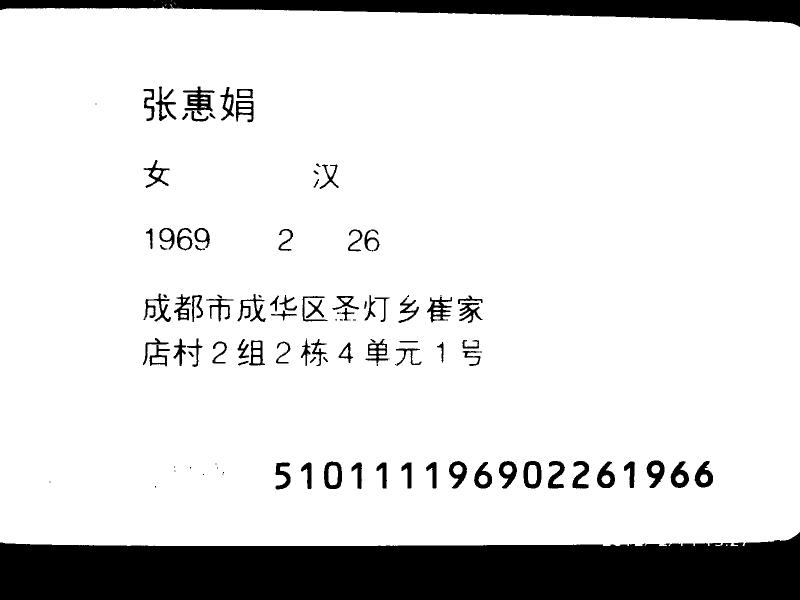
#> input picture tmp/test7.png, 1600 x 1200 px, given in place of test7.jpg, which was not available (shown at 1/2 size)
$ python run_test.py   (Python 2 division)
#> lines starting #> are read from the running program, lines starting #| are printed output that depends on the picture; after the words box and inside, x2 and y2 are one past the last pixel; in counts of white or black regions, pixels touching at a corner belong together; pictures that were not available may be replaced by others from this repository, and a replacement may not be noted
### process_pic.py
#coding:utf-8
import cv2
import numpy as np
from matplotlib import pyplot as plt
import os

def equalizeHist():
    pass

def readimg(dir):
    img = cv2.imread(dir)
    return img

def face_detect(img):
    face_cascade = cv2.CascadeClassifier('haarcascade_frontalface_default.xml')
    #eye_cascade = cv2.CascadeClassifier('haarcascade_eye.xml')
    #up_casade = cv2.CascadeClassifier('haarcascade_upperbody.xml')

    gray = cv2.cvtColor(img, cv2.COLOR_BGR2GRAY)
    faces = face_cascade.detectMultiScale(gray, 1.3, 5)
    for (x, y, w, h) in faces:
        # cv2.rectangle(img, (int(x*0.92), int(y*0.4)), (int((x + w)*1.2), int((y + h)*1.25)), (255, 0, 0), 2)
        xb = int(x * 0.94)
        xe = int((x + w) * 1.2)
        yb = int(y * 0.4)
        ye = int((y + h) * 1.25)
        ylen = len(img)
        xlen = len(img[0])
        for j in range(yb, ye):
            if j >= len(img):
                break
            for i in range(xb, xe):
                if i >= len(img[0]):
                    break
                img[j][i] = [255, 255, 255]

    return img

# [35 lines left out: functions arg_blue, color_filt, color_filt1, not called in this run]

def color_filt3(img):
    imgHsv = cv2.cvtColor(img, cv2.COLOR_BGR2HSV)
    for i in range(0,len(img)):
        for j in range(0,len(img)):
            one = img[i][j]
            hone = imgHsv[i][j]
            if hone[2]>90 and hone[1]>100 and hone[2]>100:
                one[1] =255
                one[2] =255
                one[0] = 255
    return img

# [9 lines left out: function color_filt2, not called in this run]

def erode_test(img):
    kernel = cv2.getStructuringElement(cv2.MORPH_RECT, (2, 2))

    eroded = cv2.erode(img, kernel)
    return eroded

def two_value_pro(img,pic_name):
    x = 114
    y = 255
    #pic_name = str(dir).split('/')[-1].split('.')[0]
    #img = cv2.imread(dir)

    #img = color_filt(img)
    GrayImage = cv2.cvtColor(img, cv2.COLOR_BGR2GRAY)
    ret, thresh1 = cv2.threshold(GrayImage, x, y, cv2.THRESH_BINARY)
    thresh1 = erode_test(thresh1)
    if not os.path.exists('tmp'):
        os.makedirs('tmp')
    cv2.imwrite('tmp/'+pic_name+'.png',thresh1,[int(cv2.IMWRITE_PNG_COMPRESSION), 0])
    return 0

# [7 lines left out: function fazjo_compute, not called in this run]

### run_test.py
#coding:utf-8
import os
import copy
import sys
from process_pic import *
from chi_code import *

_in_dir = 'F:/tesseract/tu/'
def recognize_word(pic_dir):
    save_dir = 'result'
    pic_name = pic_dir.split('/')[-1].split('.')[0]
    pic_dir = pic_dir.split('.')[0]+'.png'
    if not os.path.exists(save_dir):
        os.makedirs(save_dir)
    cmd = 'tesseract '+pic_dir+' '+save_dir+'/'+pic_name+ ' -l chi_sim'
    print cmd
    os.system(cmd)

def standard_pro(item):
    word = open('result/'+item+'.txt')
    all_words =word.readlines()
    #p_words = copy.deepcopy()
    count = 0
    pro_words = []
    for i in range(0,len(all_words)):
        now_tmp = all_words[i].decode('utf-8')
        chang = len(now_tmp)
        now_tmp = list(now_tmp)
        new_t = []
        last_word = None
        for j in range(0,len(now_tmp)):
            if  is_other(now_tmp[j]) and now_tmp[j]!=u' ':
                pass
            else:
                if now_tmp[j] == u' ':
                    if last_word != u' ':
                        new_t += now_tmp[j]
                else:
                    new_t += now_tmp[j]
            if len(new_t)>0:
                last_word = new_t[len(new_t)-1]
        if len(new_t)>1:
            pro_words.append(new_t)
    word.close()

    for line in pro_words:
        for one in line:
            print one,
        print ' '
    return pro_words

def test():
    #code = sys.getd
    item = 'test7.jpg'
    pic_name = item.split('.')[0]
    img =readimg(_in_dir+item)
#> in readimg, img is the input picture: shape (1200, 1600, 3); 86.5% white; 117 black regions (29 under 20 px), largest, box (x1, y1, x2, y2) and area: (0, 1064, 1600, 1200) 176343, (0, 0, 1600, 54) 42141, (366, 173, 429, 231) 1543
    img = face_detect(img)
#> in face_detect, `faces = face_cascade.detectMultiScale(gray, 1.3, 5)`: faces = ()
    #min1,arg = arg_blue(img)
    img = color_filt3(img)
#> in color_filt3, `imgHsv = cv2.cvtColor(img, cv2.COLOR_BGR2HSV)`: imgHsv: shape (1200, 1600, 3); mean H, S, V 0, 0, 220.6

    two_value_pro(img,pic_name)
#> in two_value_pro, `ret, thresh1 = cv2.threshold(GrayImage, x, y, cv2.THRESH_BINARY)`: ret = 114
#> in erode_test, `eroded = cv2.erode(img, kernel)`:
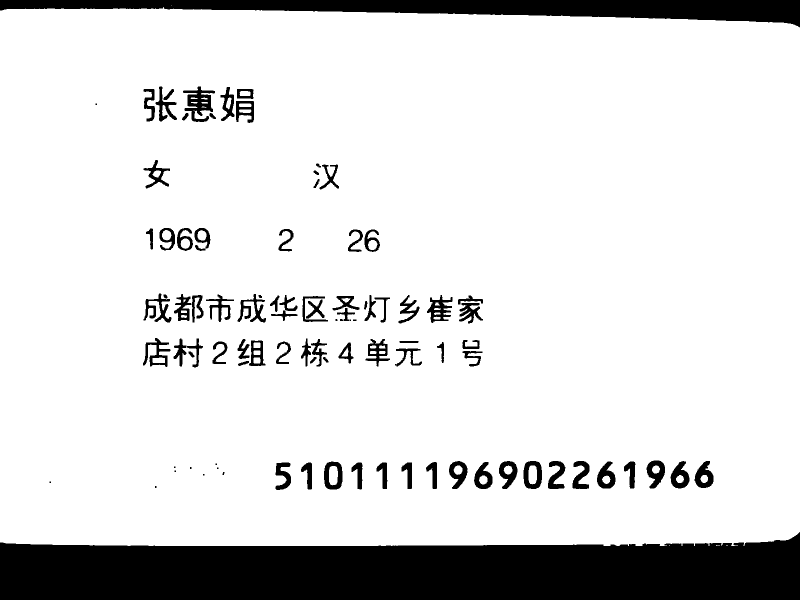
#> eroded: shape (1200, 1600) (shown at 1/2 size); 85.9% white; 96 black regions (12 under 20 px), largest, box (x1, y1, x2, y2) and area: (0, 1064, 1600, 1200) 176484, (0, 0, 1600, 55) 43840, (366, 173, 430, 244) 2146

    recognize_word('tmp/'+item)
    pro_words = standard_pro(item.split('.')[0])
    out = open('result/'+item.split('.')[0]+'.txt','wb')
    for line in pro_words:
        for one in line:
            out.write(one.encode('utf-8'))
        out.write('\n')

#> (the run stopped early here; a loop or call above may not have finished)

$ run again, with tmp/test1.png copied over tmp/test7.png
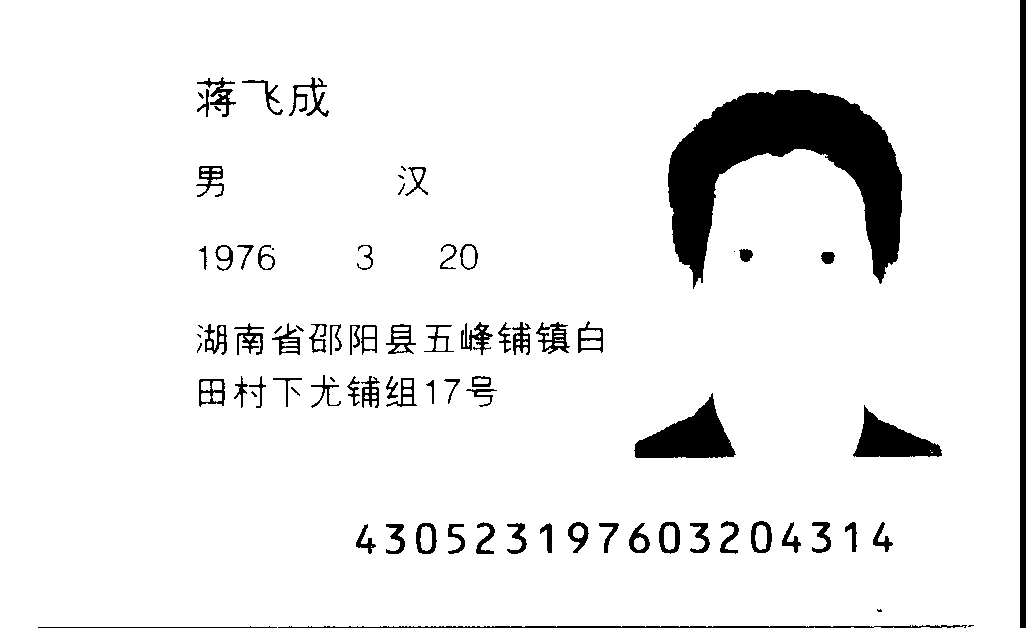
#> input picture tmp/test1.png, 1026 x 628 px, given in place of test7.jpg, which was not available
#> in readimg, img is the input picture: shape (628, 1026, 3); 93.1% white; 83 black regions (13 under 20 px), largest, box (x1, y1, x2, y2) and area: (668, 90, 902, 289) 20166, (1020, 0, 1026, 628) 3768, (634, 393, 736, 458) 3346
#> faces = ()
#> imgHsv: shape (628, 1026, 3); mean H, S, V 0, 0, 237.4
#> ret = 114
#> in erode_test, `eroded = cv2.erode(img, kernel)`:
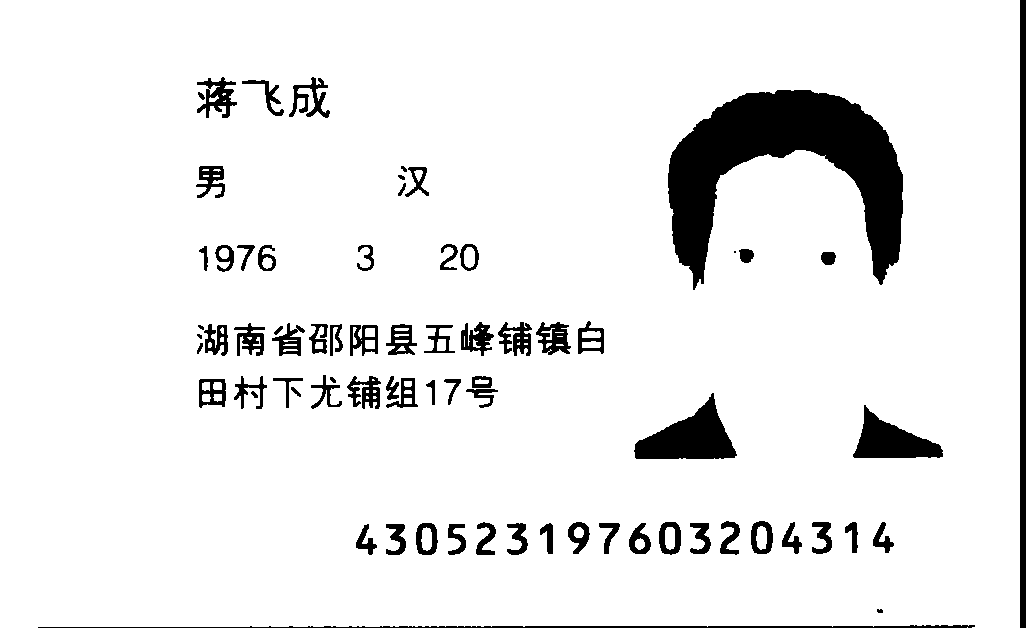
#> eroded: shape (628, 1026); 92.1% white; 73 black regions (3 under 20 px), largest, box (x1, y1, x2, y2) and area: (668, 90, 903, 290) 20779, (1020, 0, 1026, 628) 3768, (634, 393, 737, 459) 3523

$ run again, with tmp/test2.png copied over tmp/test7.png
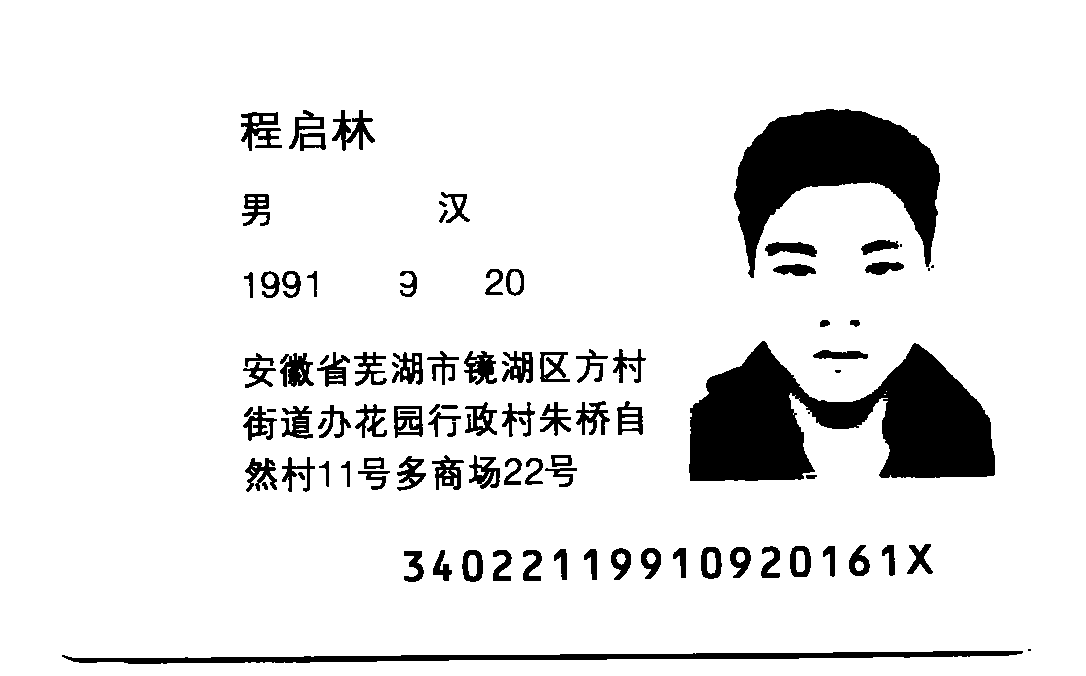
#> input picture tmp/test2.png, 1086 x 676 px, given in place of test7.jpg, which was not available
#> in readimg, img is the input picture: shape (676, 1086, 3); 89.9% white; 99 black regions (5 under 20 px), largest, box (x1, y1, x2, y2) and area: (689, 341, 995, 481) 25348, (734, 109, 940, 278) 16512, (62, 651, 1023, 664) 5190
#> faces = [[722, 174, 229, 229]]
#> the loop in face_detect, `for (x, y, w, h) in faces:` made 1 pass
#> (x, y, w, h, xb, xe, yb, ye) on pass 1: (722, 174, 229, 229, 678, 1141, 69, 503)
#> after the loop in face_detect, `for (x, y, w, h) in faces:`:
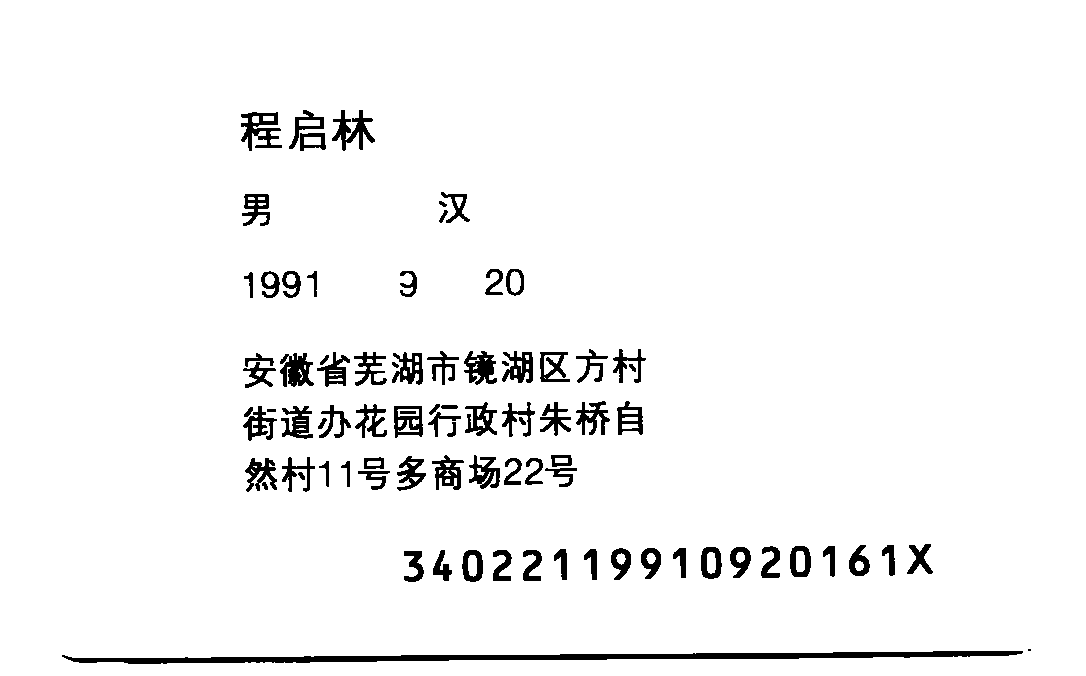
#> img: shape (676, 1086, 3); 95.9% white; 85 black regions (1 under 20 px), largest, box (x1, y1, x2, y2) and area: (62, 651, 1023, 664) 5190, (241, 112, 282, 151) 788, (280, 353, 314, 387) 734
#> imgHsv: shape (676, 1086, 3); mean H, S, V 0, 0, 244.5
#> ret = 114
#> in erode_test, `eroded = cv2.erode(img, kernel)`:
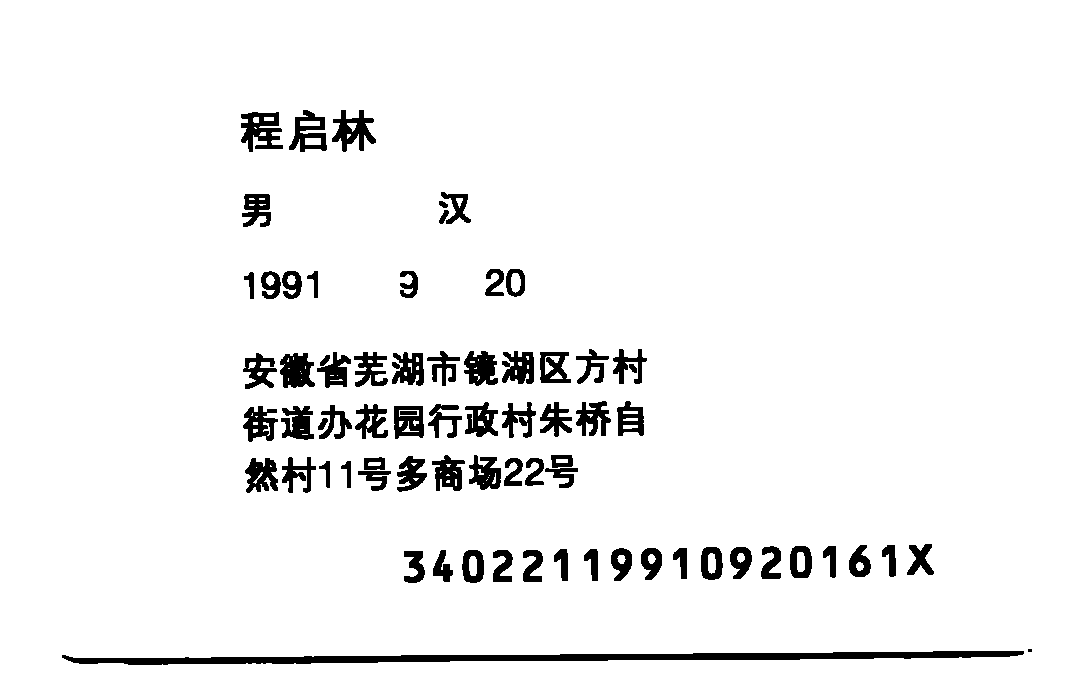
#> eroded: shape (676, 1086); 94.8% white; 73 black regions (1 under 20 px), largest, box (x1, y1, x2, y2) and area: (62, 651, 1024, 665) 6184, (241, 112, 283, 152) 1004, (332, 110, 376, 152) 915

$ run again, with tmp/test3.png copied over tmp/test7.png
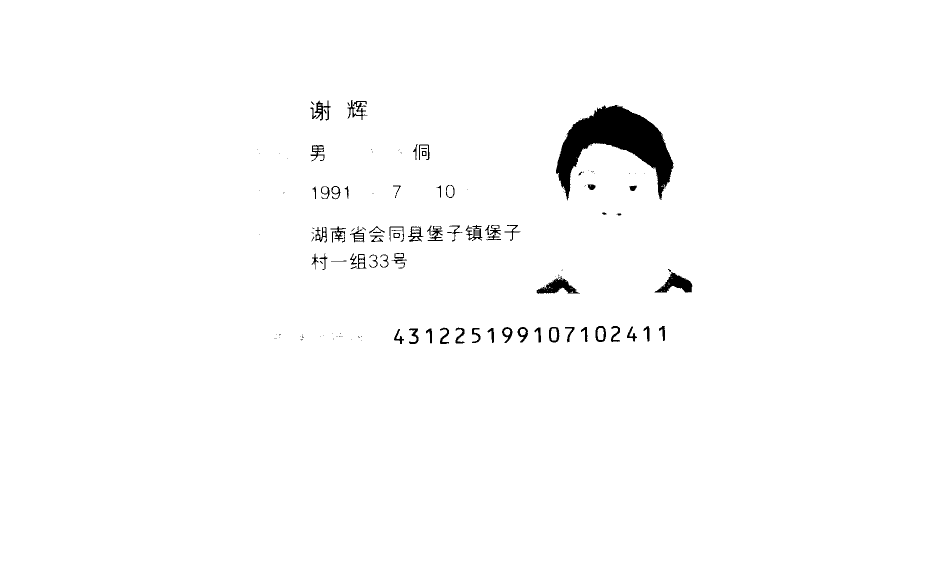
#> input picture tmp/test3.png, 1875 x 1153 px, given in place of test7.jpg, which was not available (shown at 1/2 size)
#> in readimg, img is the input picture: shape (1153, 1875, 3); 98.5% white; 143 black regions (74 under 20 px), largest, box (x1, y1, x2, y2) and area: (1112, 210, 1347, 401) 18467, (1309, 544, 1385, 585) 1447, (1073, 552, 1160, 588) 1331
#> faces = ()
#> imgHsv: shape (1153, 1875, 3); mean H, S, V 0, 0, 251.2
#> ret = 114
#> in erode_test, `eroded = cv2.erode(img, kernel)`:
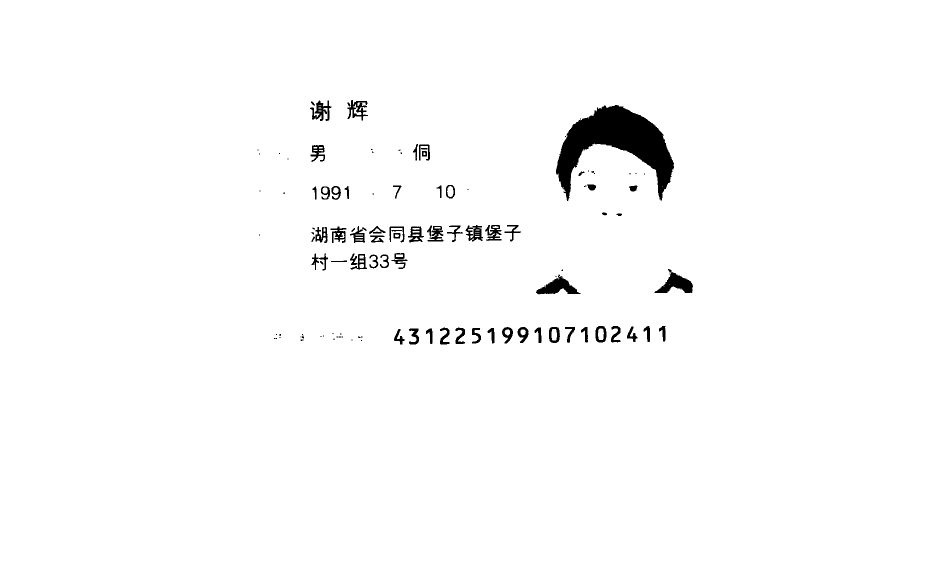
#> eroded: shape (1153, 1875) (shown at 1/2 size); 98.2% white; 117 black regions (47 under 20 px), largest, box (x1, y1, x2, y2) and area: (1112, 210, 1348, 402) 19170, (1309, 538, 1386, 586) 1651, (1072, 549, 1161, 589) 1592
